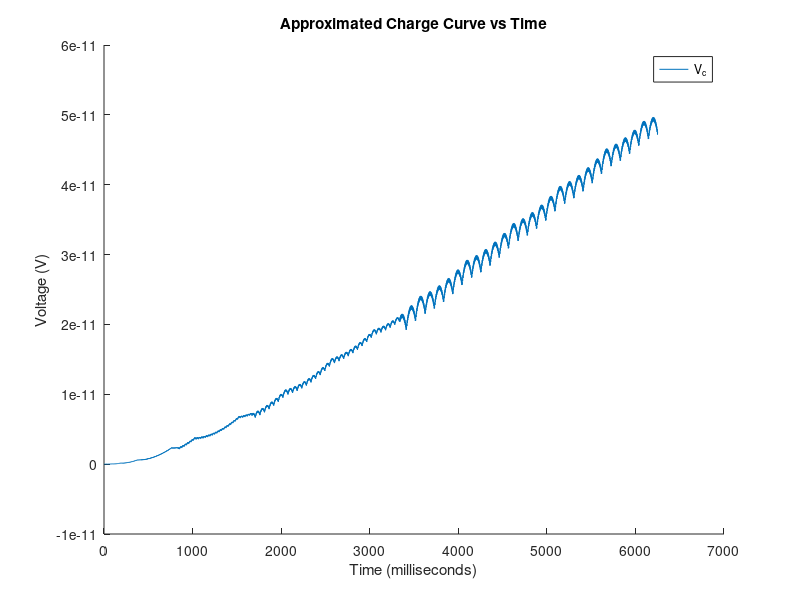

Write MATLAB code to recreate this figure.
%% Part 2: The Flipped Circuit

clear all;
close all;

%% implementation

t = 5; % total time of 5 seconds, as seen in figure 2 of the handout. 

R = 1; % 1000; % 1 k ohms
C = 1; % 1e-6; % 1 micro F
h = 8e-4; % sampling rate in seconds per sample

%% Construction and Execution of the model 

% |V| is the voltage in the system across all the different samples.  
% |V|_1 is V_R
% |V|_2 is V_C
% |V|_3 is V_in
r = 1;
c = 2;
in = 3;
freq = [50 1000];

V = zeros(length(freq), 3, t/h); % t/h is the total number of indicies 'k'

for f = 1:length(freq)
    for k = 1:t/h
        V(f, in, k) = 5 * sin(2 * pi * freq(f) * k);
        V(f, r, k) = V(f, in, k) - V(c, k); % Equation #8
        V(f, c, k+1) = (1 - (h / (R * C))) * V(f, c, k) + (h / (R * C)) * V(f, in, k); % Equation #10
    end
end


%% Plotting of data

figure;
hold on;
% plot(squeeze(V(1, in, :)));
 plot(squeeze(V(1, c, :)));
% plot(squeeze(V(1, r, :)));
hold off;
xlabel("Time (milliseconds)");
ylabel("Voltage (V)");
title("Approximated Charge Curve vs Time");
legend("V_c", "V_in", "location", "best");

% figure;
% hold on;
% fplot(@(t) 5 * sin(2 * pi * 50 * t), [0 0.04]);
% fplot(@(t) 5 * sin(2 * pi * 1000 * t), [0 0.04]);
% hold off;
% xlabel("Time (s)");
% ylabel("Voltage (V)");
